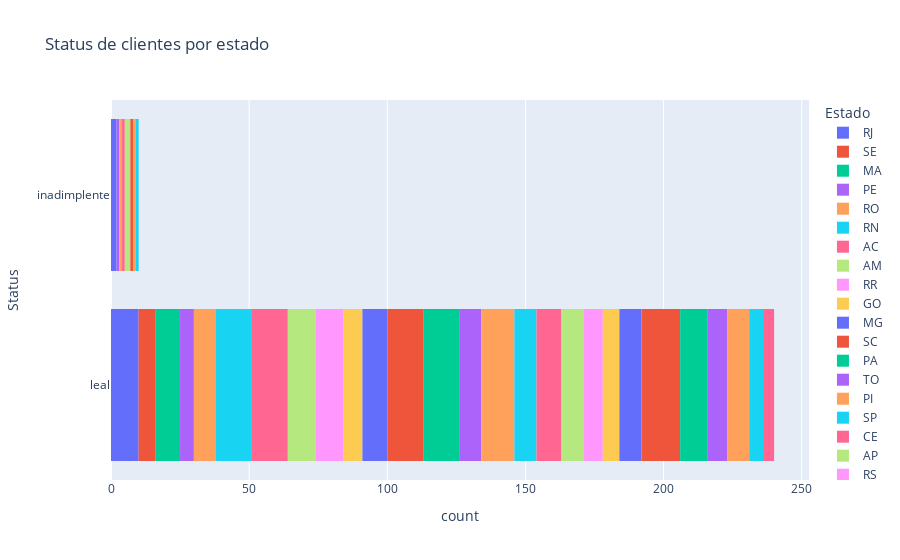

Here is the notebook cell this chart was saved with:
### Code cell
fig = px.histogram(df_NND, y = 'Status', color = 'Estado',
                   title = 'Status de clientes por estado')

fig.show()

### Figure 1 — Plotly figure (JSON) as saved in the notebook; plotly's stock layout.template omitted (floating-point values rounded to 4 significant figures)
{"data": [{"alignmentgroup": "True", "bingroup": "y", "hovertemplate": "Estado=RJ<br>count=%{x}<br>Status=%{y}<extra></extra>", "legendgroup": "RJ", "marker": {"color": "#636efa", "pattern": {"shape": ""}}, "name": "RJ", "offsetgroup": "RJ", "orientation": "h", "showlegend": true, "type": "histogram", "xaxis": "x", "y": ["leal", "leal", "leal", "leal", "inadimplente", "leal", "leal", "leal", "leal", "inadimplente", "leal", "leal"], "yaxis": "y"}, {"alignmentgroup": "True", "bingroup": "y", "hovertemplate": "Estado=SE<br>count=%{x}<br>Status=%{y}<extra></extra>", "legendgroup": "SE", "marker": {"color": "#EF553B", "pattern": {"shape": ""}}, "name": "SE", "offsetgroup": "SE", "orientation": "h", "showlegend": true, "type": "histogram", "xaxis": "x", "y": ["leal", "leal", "leal", "leal", "leal", "leal"], "yaxis": "y"}, {"alignmentgroup": "True", "bingroup": "y", "hovertemplate": "Estado=MA<br>count=%{x}<br>Status=%{y}<extra></extra>", "legendgroup": "MA", "marker": {"color": "#00cc96", "pattern": {"shape": ""}}, "name": "MA", "offsetgroup": "MA", "orientation": "h", "showlegend": true, "type": "histogram", "xaxis": "x", "y": ["leal", "leal", "leal", "leal", "leal", "leal", "leal", "leal", "leal"], "yaxis": "y"}, {"alignmentgroup": "True", "bingroup": "y", "hovertemplate": "Estado=PE<br>count=%{x}<br>Status=%{y}<extra></extra>", "legendgroup": "PE", "marker": {"color": "#ab63fa", "pattern": {"shape": ""}}, "name": "PE", "offsetgroup": "PE", "orientation": "h", "showlegend": true, "type": "histogram", "xaxis": "x", "y": ["leal", "inadimplente", "leal", "leal", "leal", "leal"], "yaxis": "y"}, {"alignmentgroup": "True", "bingroup": "y", "hovertemplate": "Estado=RO<br>count=%{x}<br>Status=%{y}<extra></extra>", "legendgroup": "RO", "marker": {"color": "#FFA15A", "pattern": {"shape": ""}}, "name": "RO", "offsetgroup": "RO", "orientation": "h", "showlegend": true, "type": "histogram", "xaxis": "x", "y": ["leal", "leal", "leal", "inadimplente", "leal", "leal", "leal", "leal", "leal"], "yaxis": "y"}, {"alignmentgroup": "True", "bingroup": "y", "hovertemplate": "Estado=RN<br>count=%{x}<br>Status=%{y}<extra></extra>", "legendgroup": "RN", "marker": {"color": "#19d3f3", "pattern": {"shape": ""}}, "name": "RN", "offsetgroup": "RN", "orientation": "h", "showlegend": true, "type": "histogram", "xaxis": "x", "y": ["leal", "leal", "leal", "leal", "leal", "leal", "leal", "leal", "leal", "leal", "leal", "leal", "leal"], "yaxis": "y"}, {"alignmentgroup": "True", "bingroup": "y", "hovertemplate": "Estado=AC<br>count=%{x}<br>Status=%{y}<extra></extra>", "legendgroup": "AC", "marker": {"color": "#FF6692", "pattern": {"shape": ""}}, "name": "AC", "offsetgroup": "AC", "orientation": "h", "showlegend": true, "type": "histogram", "xaxis": "x", "y": ["leal", "leal", "leal", "leal", "leal", "leal", "leal", "leal", "inadimplente", "leal", "leal", "leal", "leal", "leal"], "yaxis": "y"}, {"alignmentgroup": "True", "bingroup": "y", "hovertemplate": "Estado=AM<br>count=%{x}<br>Status=%{y}<extra></extra>", "legendgroup": "AM", "marker": {"color": "#B6E880", "pattern": {"shape": ""}}, "name": "AM", "offsetgroup": "AM", "orientation": "h", "showlegend": true, "type": "histogram", "xaxis": "x", "y": ["leal", "inadimplente", "leal", "leal", "leal", "leal", "leal", "leal", "leal", "leal", "leal", "inadimplente"], "yaxis": "y"}, {"alignmentgroup": "True", "bingroup": "y", "hovertemplate": "Estado=RR<br>count=%{x}<br>Status=%{y}<extra></extra>", "legendgroup": "RR", "marker": {"color": "#FF97FF", "pattern": {"shape": ""}}, "name": "RR", "offsetgroup": "RR", "orientation": "h", "showlegend": true, "type": "histogram", "xaxis": "x", "y": ["leal", "leal", "leal", "leal", "leal", "leal", "leal", "leal", "leal", "leal"], "yaxis": "y"}, {"alignmentgroup": "True", "bingroup": "y", "hovertemplate": "Estado=GO<br>count=%{x}<br>Status=%{y}<extra></extra>", "legendgroup": "GO", "marker": {"color": "#FECB52", "pattern": {"shape": ""}}, "name": "GO", "offsetgroup": "GO", "orientation": "h", "showlegend": true, "type": "histogram", "xaxis": "x", "y": ["leal", "leal", "leal", "leal", "leal", "leal", "leal"], "yaxis": "y"}, {"alignmentgroup": "True", "bingroup": "y", "hovertemplate": "Estado=MG<br>count=%{x}<br>Status=%{y}<extra></extra>", "legendgroup": "MG", "marker": {"color": "#636efa", "pattern": {"shape": ""}}, "name": "MG", "offsetgroup": "MG", "orientation": "h", "showlegend": true, "type": "histogram", "xaxis": "x", "y": ["leal", "leal", "leal", "leal", "leal", "leal", "leal", "leal", "leal"], "yaxis": "y"}, {"alignmentgroup": "True", "bingroup": "y", "hovertemplate": "Estado=SC<br>count=%{x}<br>Status=%{y}<extra></extra>", "legendgroup": "SC", "marker": {"color": "#EF553B", "pattern": {"shape": ""}}, "name": "SC", "offsetgroup": "SC", "orientation": "h", "showlegend": true, "type": "histogram", "xaxis": "x", "y": ["leal", "leal", "leal", "leal", "leal", "leal", "leal", "leal", "leal", "leal", "leal", "inadimplente", "leal", "leal"], "yaxis": "y"}, {"alignmentgroup": "True", "bingroup": "y", "hovertemplate": "Estado=PA<br>count=%{x}<br>Status=%{y}<extra></extra>", "legendgroup": "PA", "marker": {"color": "#00cc96", "pattern": {"shape": ""}}, "name": "PA", "offsetgroup": "PA", "orientation": "h", "showlegend": true, "type": "histogram", "xaxis": "x", "y": ["leal", "leal", "leal", "leal", "leal", "leal", "leal", "leal", "leal", "leal", "leal", "leal", "leal"], "yaxis": "y"}, {"alignmentgroup": "True", "bingroup": "y", "hovertemplate": "Estado=TO<br>count=%{x}<br>Status=%{y}<extra></extra>", "legendgroup": "TO", "marker": {"color": "#ab63fa", "pattern": {"shape": ""}}, "name": "TO", "offsetgroup": "TO", "orientation": "h", "showlegend": true, "type": "histogram", "xaxis": "x", "y": ["leal", "leal", "leal", "leal", "leal", "leal", "leal", "leal"], "yaxis": "y"}, {"alignmentgroup": "True", "bingroup": "y", "hovertemplate": "Estado=PI<br>count=%{x}<br>Status=%{y}<extra></extra>", "legendgroup": "PI", "marker": {"color": "#FFA15A", "pattern": {"shape": ""}}, "name": "PI", "offsetgroup": "PI", "orientation": "h", "showlegend": true, "type": "histogram", "xaxis": "x", "y": ["leal", "leal", "leal", "leal", "leal", "leal", "leal", "leal", "leal", "leal", "leal", "inadimplente", "leal"], "yaxis": "y"}, {"alignmentgroup": "True", "bingroup": "y", "hovertemplate": "Estado=SP<br>count=%{x}<br>Status=%{y}<extra></extra>", "legendgroup": "SP", "marker": {"color": "#19d3f3", "pattern": {"shape": ""}}, "name": "SP", "offsetgroup": "SP", "orientation": "h", "showlegend": true, "type": "histogram", "xaxis": "x", "y": ["leal", "leal", "inadimplente", "leal", "leal", "leal", "leal", "leal", "leal"], "yaxis": "y"}, {"alignmentgroup": "True", "bingroup": "y", "hovertemplate": "Estado=CE<br>count=%{x}<br>Status=%{y}<extra></extra>", "legendgroup": "CE", "marker": {"color": "#FF6692", "pattern": {"shape": ""}}, "name": "CE", "offsetgroup": "CE", "orientation": "h", "showlegend": true, "type": "histogram", "xaxis": "x", "y": ["leal", "leal", "leal", "leal", "leal", "leal", "leal", "leal", "leal"], "yaxis": "y"}, {"alignmentgroup": "True", "bingroup": "y", "hovertemplate": "Estado=AP<br>count=%{x}<br>Status=%{y}<extra></extra>", "legendgroup": "AP", "marker": {"color": "#B6E880", "pattern": {"shape": ""}}, "name": "AP", "offsetgroup": "AP", "orientation": "h", "showlegend": true, "type": "histogram", "xaxis": "x", "y": ["leal", "leal", "leal", "leal", "leal", "leal", "leal", "leal"], "yaxis": "y"}, {"alignmentgroup": "True", "bingroup": "y", "hovertemplate": "Estado=RS<br>count=%{x}<br>Status=%{y}<extra></extra>", "legendgroup": "RS", "marker": {"color": "#FF97FF", "pattern": {"shape": ""}}, "name": "RS", "offsetgroup": "RS", "orientation": "h", "showlegend": true, "type": "histogram", "xaxis": "x", "y": ["leal", "leal", "leal", "leal", "leal", "leal", "leal"], "yaxis": "y"}, {"alignmentgroup": "True", "bingroup": "y", "hovertemplate": "Estado=ES<br>count=%{x}<br>Status=%{y}<extra></extra>", "legendgroup": "ES", "marker": {"color": "#FECB52", "pattern": {"shape": ""}}, "name": "ES", "offsetgroup": "ES", "orientation": "h", "showlegend": true, "type": "histogram", "xaxis": "x", "y": ["leal", "leal", "leal", "leal", "leal", "leal"], "yaxis": "y"}, {"alignmentgroup": "True", "bingroup": "y", "hovertemplate": "Estado=AL<br>count=%{x}<br>Status=%{y}<extra></extra>", "legendgroup": "AL", "marker": {"color": "#636efa", "pattern": {"shape": ""}}, "name": "AL", "offsetgroup": "AL", "orientation": "h", "showlegend": true, "type": "histogram", "xaxis": "x", "y": ["leal", "leal", "leal", "leal", "leal", "leal", "leal", "leal"], "yaxis": "y"}, {"alignmentgroup": "True", "bingroup": "y", "hovertemplate": "Estado=BA<br>count=%{x}<br>Status=%{y}<extra></extra>", "legendgroup": "BA", "marker": {"color": "#EF553B", "pattern": {"shape": ""}}, "name": "BA", "offsetgroup": "BA", "orientation": "h", "showlegend": true, "type": "histogram", "xaxis": "x", "y": ["leal", "leal", "leal", "leal", "leal", "leal", "leal", "leal", "leal", "leal", "leal", "leal", "leal", "leal"], "yaxis": "y"}, {"alignmentgroup": "True", "bingroup": "y", "hovertemplate": "Estado=PB<br>count=%{x}<br>Status=%{y}<extra></extra>", "legendgroup": "PB", "marker": {"color": "#00cc96", "pattern": {"shape": ""}}, "name": "PB", "offsetgroup": "PB", "orientation": "h", "showlegend": true, "type": "histogram", "xaxis": "x", "y": ["leal", "leal", "leal", "leal", "leal", "leal", "leal", "leal", "leal", "leal"], "yaxis": "y"}, {"alignmentgroup": "True", "bingroup": "y", "hovertemplate": "Estado=DF<br>count=%{x}<br>Status=%{y}<extra></extra>", "legendgroup": "DF", "marker": {"color": "#ab63fa", "pattern": {"shape": ""}}, "name": "DF", "offsetgroup": "DF", "orientation": "h", "showlegend": true, "type": "histogram", "xaxis": "x", "y": ["leal", "leal", "leal", "leal", "leal", "leal", "leal"], "yaxis": "y"}, {"alignmentgroup": "True", "bingroup": "y", "hovertemplate": "Estado=MS<br>count=%{x}<br>Status=%{y}<extra></extra>", "legendgroup": "MS", "marker": {"color": "#FFA15A", "pattern": {"shape": ""}}, "name": "MS", "offsetgroup": "MS", "orientation": "h", "showlegend": true, "type": "histogram", "xaxis": "x", "y": ["leal", "leal", "leal", "leal", "leal", "leal", "leal", "leal"], "yaxis": "y"}, {"alignmentgroup": "True", "bingroup": "y", "hovertemplate": "Estado=PR<br>count=%{x}<br>Status=%{y}<extra></extra>", "legendgroup": "PR", "marker": {"color": "#19d3f3", "pattern": {"shape": ""}}, "name": "PR", "offsetgroup": "PR", "orientation": "h", "showlegend": true, "type": "histogram", "xaxis": "x", "y": ["leal", "leal", "leal", "leal", "leal"], "yaxis": "y"}, {"alignmentgroup": "True", "bingroup": "y", "hovertemplate": "Estado=MT<br>count=%{x}<br>Status=%{y}<extra></extra>", "legendgroup": "MT", "marker": {"color": "#FF6692", "pattern": {"shape": ""}}, "name": "MT", "offsetgroup": "MT", "orientation": "h", "showlegend": true, "type": "histogram", "xaxis": "x", "y": ["leal", "leal", "leal", "leal"], "yaxis": "y"}], "layout": {"barmode": "relative", "legend": {"title": {"text": "Estado"}, "tracegroupgap": 0}, "title": {"text": "Status de clientes por estado"}, "xaxis": {"anchor": "y", "domain": [0, 1], "title": {"text": "count"}}, "yaxis": {"anchor": "x", "domain": [0, 1], "title": {"text": "Status"}}}}
